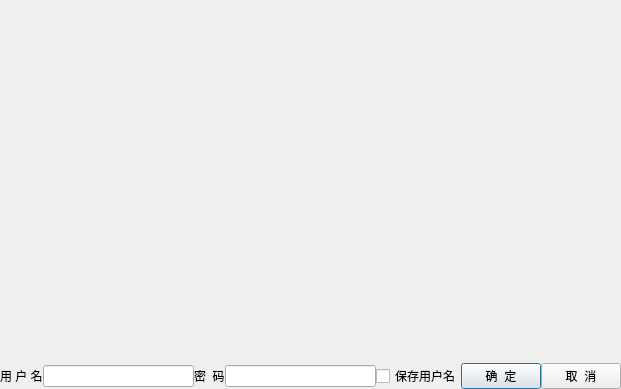
<?xml version="1.0" encoding="UTF-8"?>
<ui version="4.0">
 <class>QDialogLogin</class>
 <widget class="QDialog" name="QDialogLogin">
  <property name="geometry">
   <rect>
    <x>0</x>
    <y>0</y>
    <width>621</width>
    <height>389</height>
   </rect>
  </property>
  <property name="maximumSize">
   <size>
    <width>1920</width>
    <height>1225</height>
   </size>
  </property>
  <property name="windowTitle">
   <string>Dialog</string>
  </property>
  <layout class="QVBoxLayout" name="verticalLayout" stretch="13,1">
   <property name="spacing">
    <number>0</number>
   </property>
   <property name="leftMargin">
    <number>0</number>
   </property>
   <property name="topMargin">
    <number>0</number>
   </property>
   <property name="rightMargin">
    <number>0</number>
   </property>
   <property name="bottomMargin">
    <number>0</number>
   </property>
   <item>
    <widget class="QLabel" name="backGround">
     <property name="text">
      <string/>
     </property>
     <property name="pixmap">
      <pixmap resource="res.qrc">:/images/images/background.bmp</pixmap>
     </property>
     <property name="scaledContents">
      <bool>true</bool>
     </property>
    </widget>
   </item>
   <item>
    <layout class="QHBoxLayout" name="horizontalLayout">
     <item>
      <widget class="QLabel" name="userName">
       <property name="text">
        <string>用 户 名</string>
       </property>
       <property name="textFormat">
        <enum>Qt::AutoText</enum>
       </property>
      </widget>
     </item>
     <item>
      <widget class="QLineEdit" name="editName"/>
     </item>
     <item>
      <widget class="QLabel" name="passWord">
       <property name="text">
        <string>密  码</string>
       </property>
       <property name="textFormat">
        <enum>Qt::AutoText</enum>
       </property>
      </widget>
     </item>
     <item>
      <widget class="QLineEdit" name="editPSWD"/>
     </item>
     <item>
      <widget class="QCheckBox" name="chkSaveName">
       <property name="text">
        <string>保存用户名</string>
       </property>
      </widget>
     </item>
     <item>
      <widget class="QPushButton" name="OK">
       <property name="text">
        <string>确  定</string>
       </property>
      </widget>
     </item>
     <item>
      <widget class="QPushButton" name="Cancel">
       <property name="text">
        <string>取  消</string>
       </property>
      </widget>
     </item>
    </layout>
   </item>
  </layout>
 </widget>
 <resources>
  <include location="res.qrc"/>
 </resources>
 <connections>
  <connection>
   <sender>Cancel</sender>
   <signal>clicked()</signal>
   <receiver>QDialogLogin</receiver>
   <slot>reject()</slot>
   <hints>
    <hint type="sourcelabel">
     <x>583</x>
     <y>368</y>
    </hint>
    <hint type="destinationlabel">
     <x>609</x>
     <y>323</y>
    </hint>
   </hints>
  </connection>
 </connections>
</ui>
